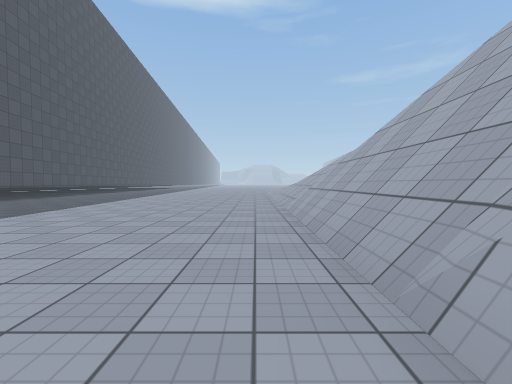
View 1 (above)

16 first-person views from a walk through a Unity game level. The camera is 1.2 m above the floor, tilts 2° down and sees 90° across. The floor is counted in squares, 2 m on a side. Each view is taken from the middle of a square. On the plan, view 1 faces up. The plan holds only what a view shows up to about 9 squares ahead; the rest is blank. The place goes on beyond the plan. The player character is not drawn. Surface patterns are stand-ins for the level's own textures.

View 2
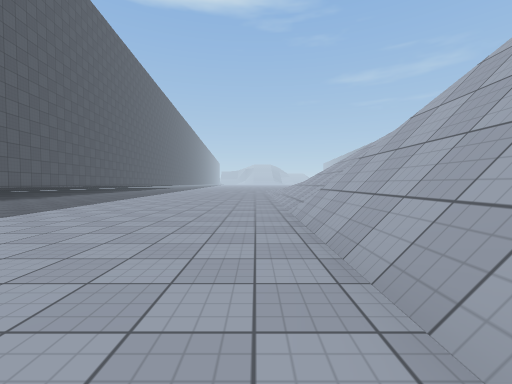

View 3
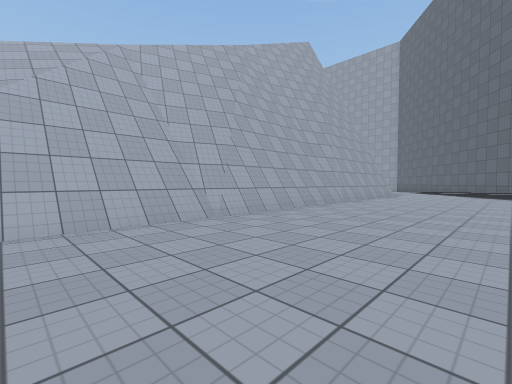

View 4
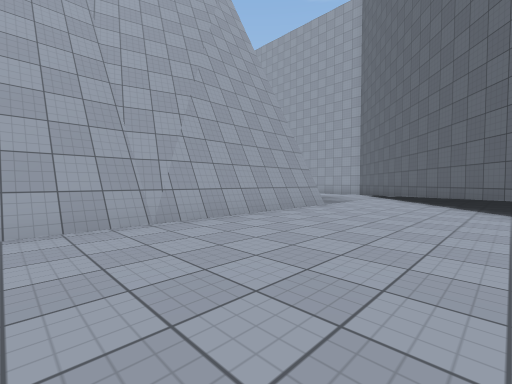

View 5
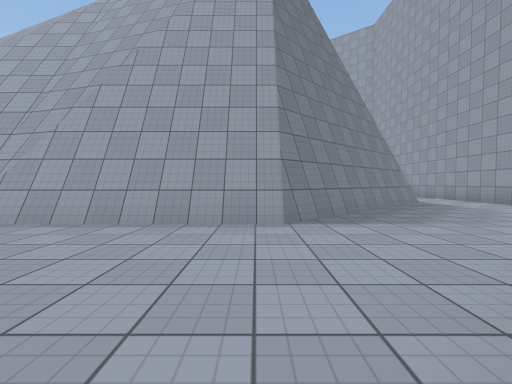

View 6
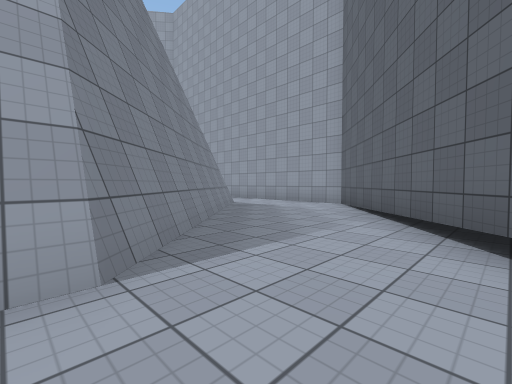

View 7
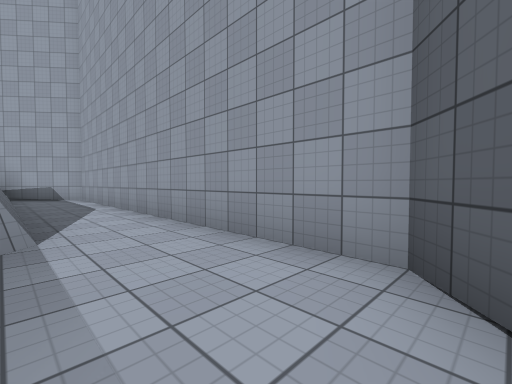

View 8
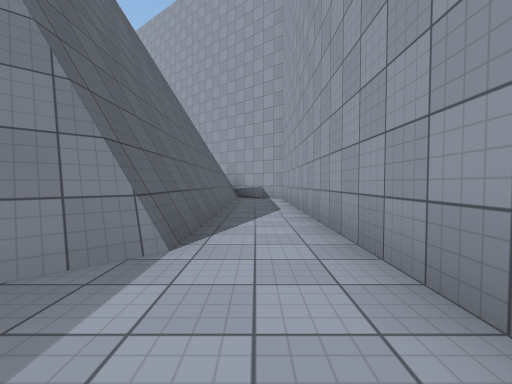

View 9
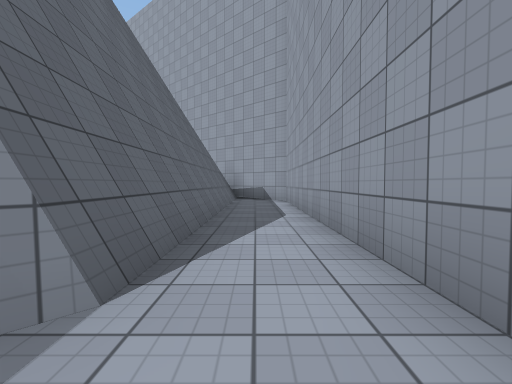

View 10
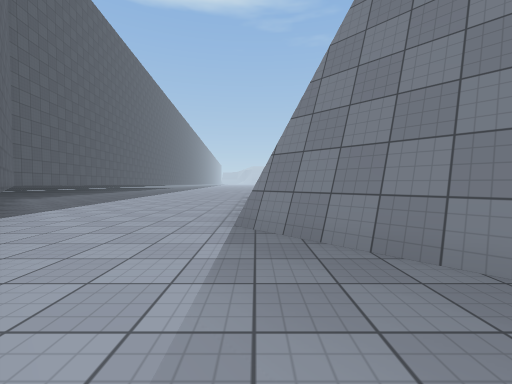

View 11
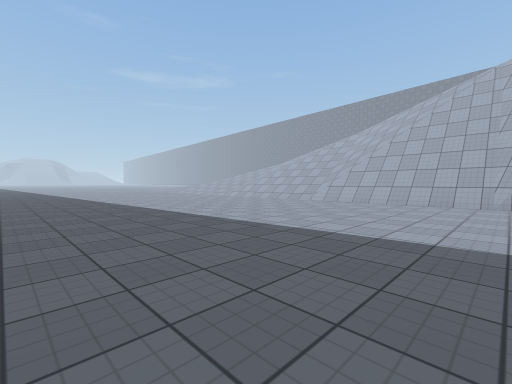

View 12
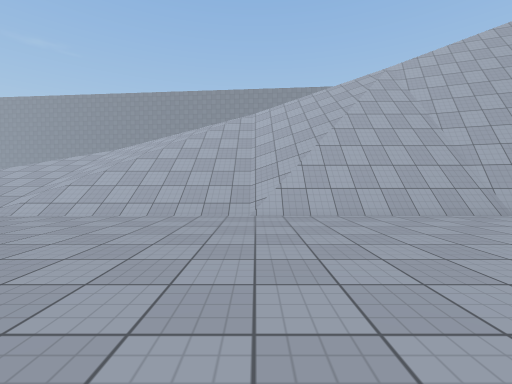

View 13
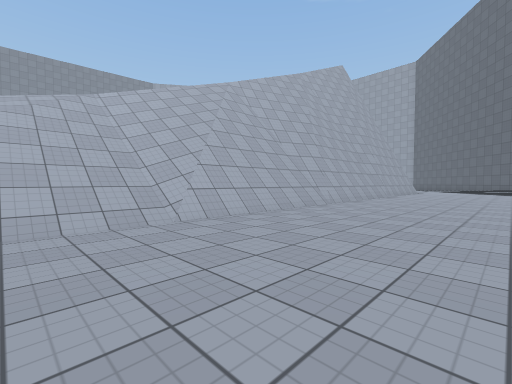

View 14
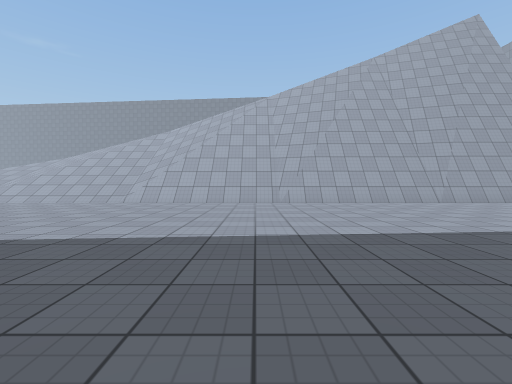

View 15
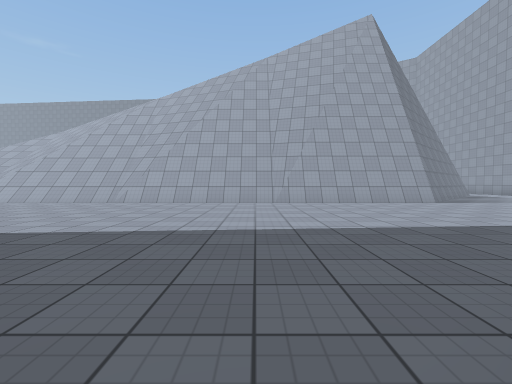

View 16
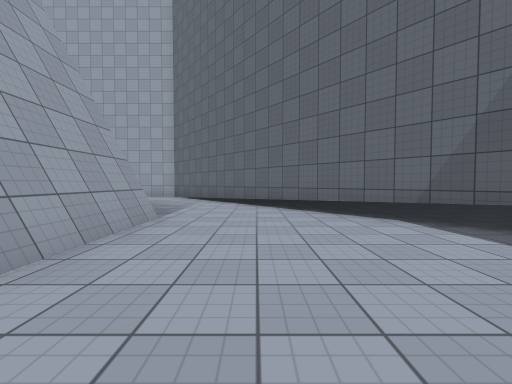

### Floor plan
Key: @ floor where view 1 was taken; # wall or solid block; . floor; / step, stairs or slope; v drop or lower ground.
Columns run from 9 left of view 1 to 14 right of it. Each row starts with its distance up from view 1.
 10 #........./////
  9 #........./////
  8  ........./////
  7   ......../////
  6   ......../////
  5   ........#////
  4   ........##///
  3   ........##v//
  2   ........## //
  1   ........## vv
  0     .....@#  vv
 -1     ......#  vv
 -2    .......#  vv
 -3  #........#  vv
 -4  ##.......#  vv
 -5   ##......#  v
 -6    ##.....#  v
 -7     ##....#  v
 -8      #....## v
 -9      ##....##vv
-10       ##....# v   vv
-11        ##...##
-12         ##...##
-13          ##...##########
-14           #............#
-15           ##############

Positions as (right, up) in squares from view 1, and headings:
1: (0, 0), facing up
2: (0, 1), facing up
3: (-3, 4), facing down-right
4: (-3, -2), facing down-right
5: (-3, -8), facing right
6: (-1, -8), facing down-right
7: (2, -13), facing down-right
8: (3, -14), facing right
9: (4, -14), facing right
10: (1, -12), facing up
11: (-7, 1), facing up-right
12: (-4, 6), facing right
13: (-3, 8), facing down-right
14: (-7, 2), facing right
15: (-7, -3), facing right
16: (-1, -4), facing down
